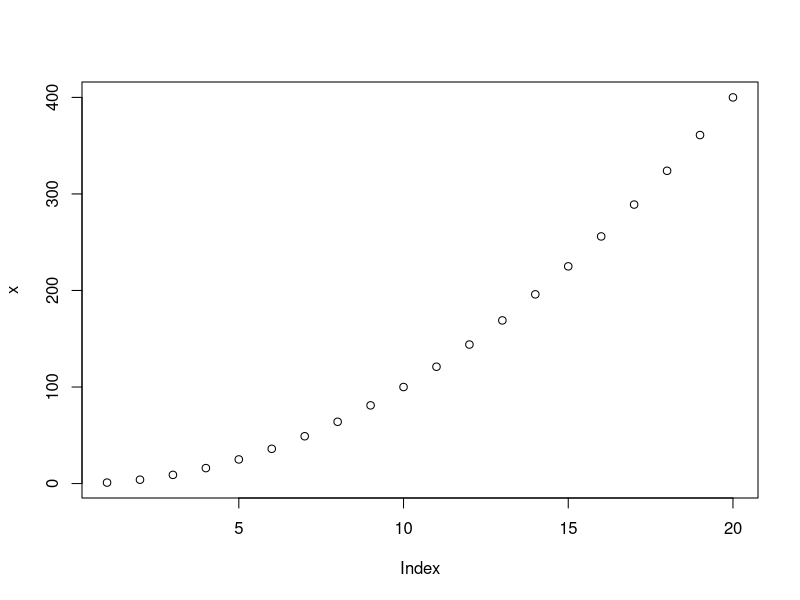
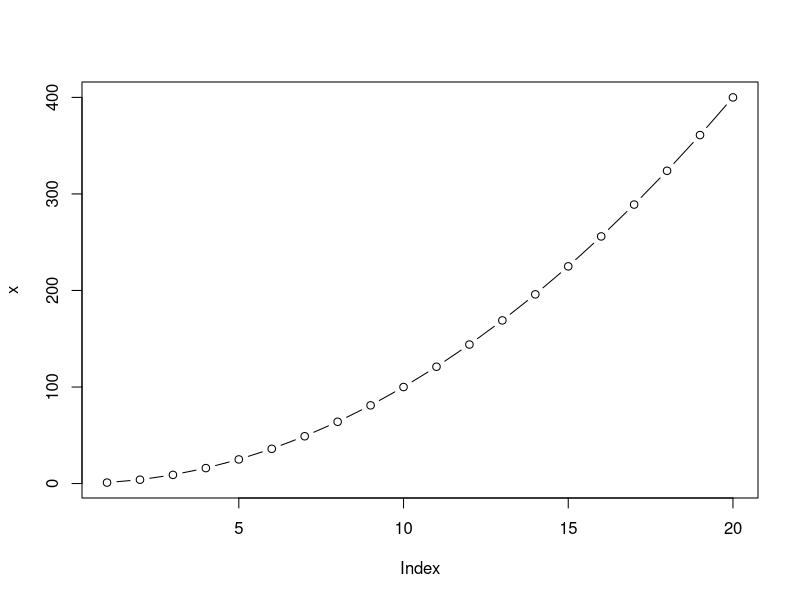
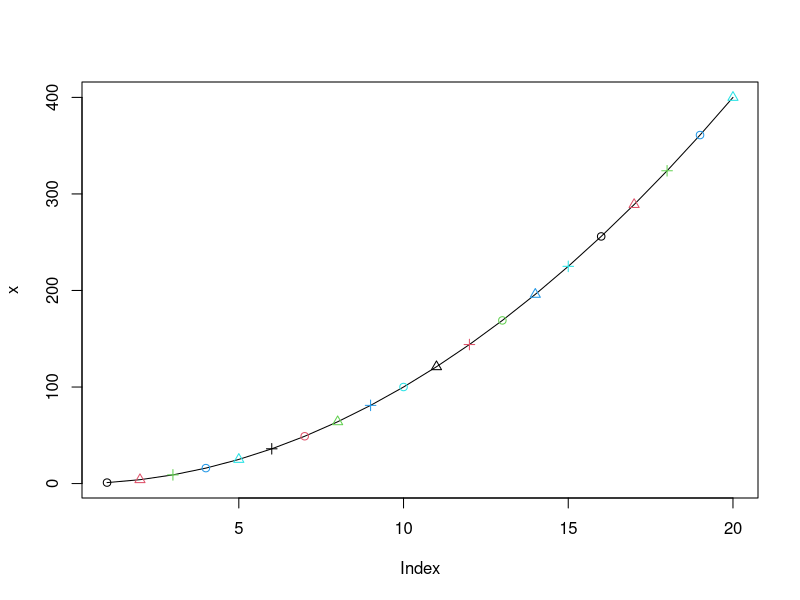
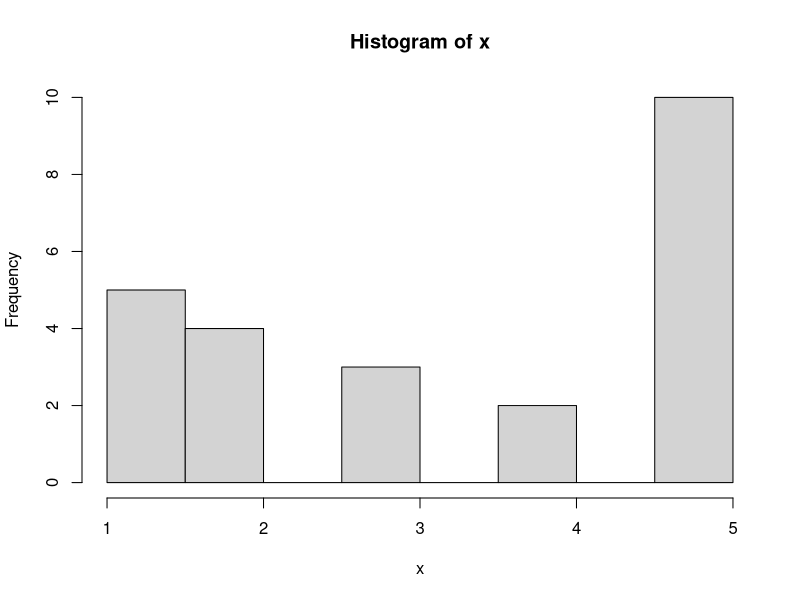
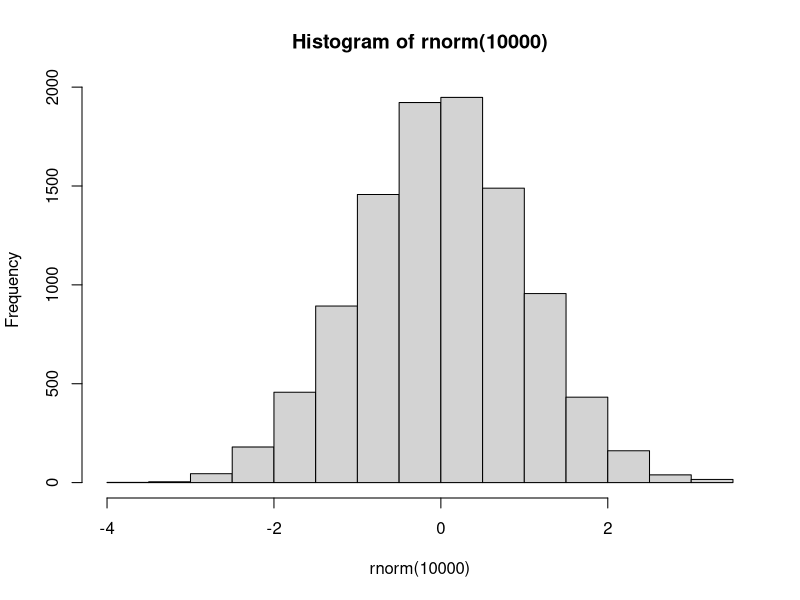

Recreate these plots in R, in order.
x<-1:10
print(x)
x[4]<-"String" #no es necesario especificar tipo solo si se cambia
print(x)

LOG <-function(n)n*2
print(LOG(100))

#character scaping, especificar caracteres literales
x <- c("Doble comilla",'comilla simple')
print(x)
x <- c("Doble comilla",'comilla " simple')
print(x)
x <- c("doble comilla",'comilla " simple',"poner doble comilla \" interna")
print(x)
x <- c("Prueba")
print(nchar(x))
x<-c("Prueba\"")
print(x)
print(nchar(x))

x<- c("Prueba\\")
print(x)
print(nchar(x))

x<- c("Prueba\\\\") 
print(x)
print(nchar(x))

#NA--> dato que falta,es como borrar la variable, not found y NA es casi lo mismo
x <-c(1,2,3,NA,6)
print(x)

x=NULL
#tambien existe null, es como borrar variable
print(ls())
x <-c("1","2","3","no jala")
print(x)
as.numeric(x)
print(x)

#para quitar haces esto
na.omit(as.numeric(x))
is.na(x)
n<-as.numeric(x)
print(n)
print(is.na(n))
#no se puede hacer n==NA
print(n==NA)
Inf
-Inf
#generar seccuencias
print(seq(1,10))
print(seq(1,10,3))
print(seq(1,11,3))
#print(seq(11,1,3))
print(seq(11,1))
print(seq(11,11,-3))

print(seq(11,1,length.out=4))#(11-1)/4 y se le suma el valor

print(pi)
print(letters)
print(LETTERS)
print(month.name)

print(rep(1:3,times=c(3,2,1)))
print(rep(1:3,times=30:28))

print(table(rep(1:3,times=30:28)))
print(rep(1:3,times=3))

print(1:5)
print(seq(5,1))
print(rep(5,4))
print(seq(1,100,by=4))
print(1:25*4-3)

#Indexado de vectores
x<-1:100
print(x)
print(x[8])
x<-100:1
print(x)
print(x[8])

print(x[0])#no se puede, regresa vector null
print(x[-1])#regresa vector sin el primer elemento
print(x[-1][8])
print(x[-c(1,3,5)])
print(x)
print(x[-c(-1,-3,-5)])#solo puede eliminar o seleccionar, no se pueden mezclar

print(x[c(1,1,1,1,1,1,2,2,2,2,2,3,4,5)])

x<- 1:5
names(x)<-c("A","B","C","D","E") #en R no se llama diccionario, se llama vector nombrado
print(x)
print(x[4])
print(x["E"])

print(x[x>3])
print(x>3)

print(x[x>3&x<5])
print(x[x>=3&x<5])

y<-c(1,3,5)
print(y)
y<-c(1,3,5,7)
print(y)
print(x)
print(x[x%in%y])
print(x[y%in%x])
print(y%in%x)
print(y%in%x)

#matrices
m <- matrix(c(1:9),nrow=3,ncol=3,byrow=FALSE,dimnames=list(c("ROW1","ROW2","ROW3"),c("COL1","COL2","COL3")))
print(m)
print(m[2,2])
print(m[1,3])
print(m[1,])#regresa columna
print(m[,3])#regresa fila

#arrays
arry <- array(1:24,dim=c(3,4,2))
print(arry)

#Dataframes--> permite tener diferentes tipos de dato

#listas pueden combinarse
l<-list(c(1,5,3),matrix(1:6,nrow=3),c("Hello","world"))
print(l)
print(l[[2]][,2])
print(l[2])
print(l[2:3])
print(l[[2]][3])
print(l[[2]])

#ploteo
x<-c(1:20)^2
plot(x,type="p")
plot(x,type="b")
plot(x,type="o",pch=1:3,col=1:5)
x<-rep(1:5,times=c(5,4,3,2,10))
print(table(x))
hist(x)
hist(rnorm(10000))